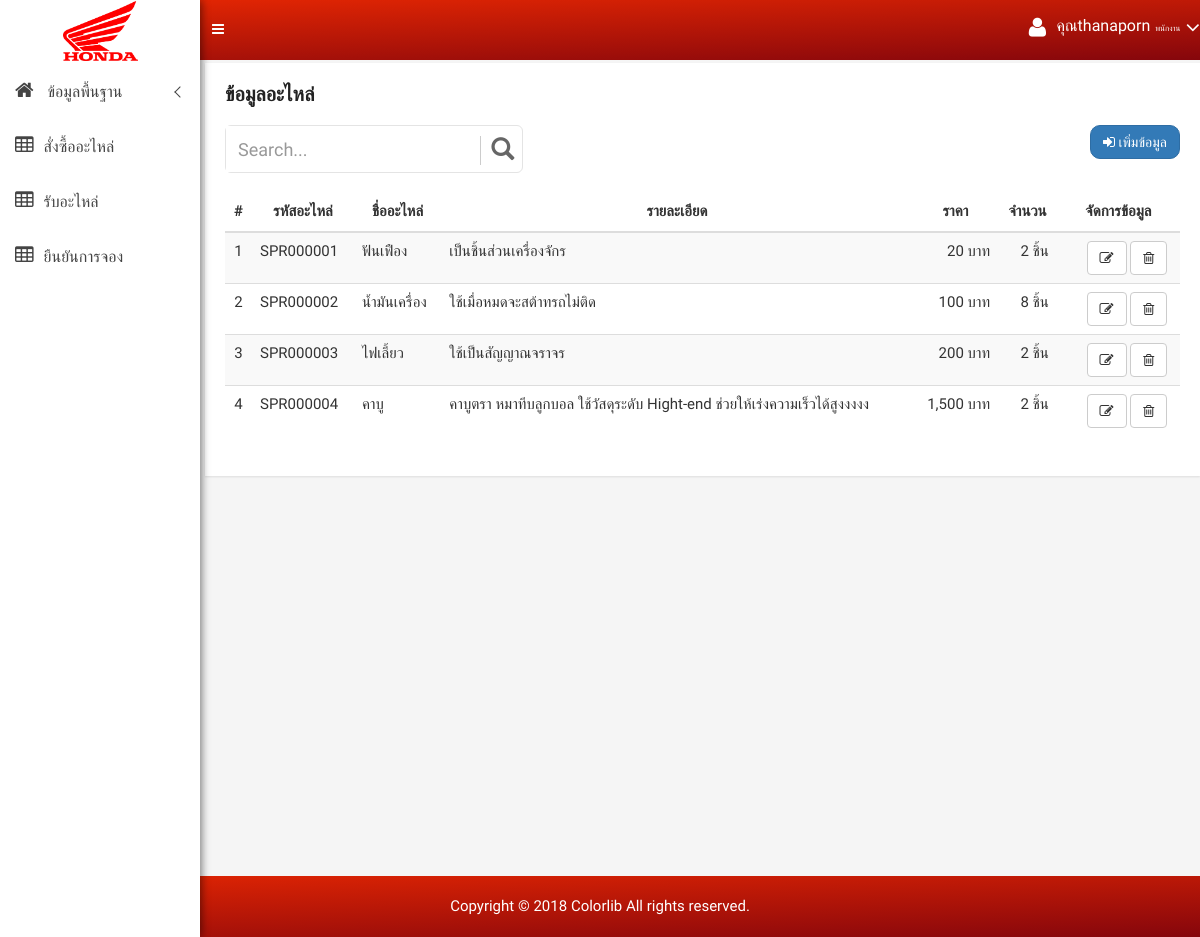
The app's page /spareparts_list.php (signed in), older data.
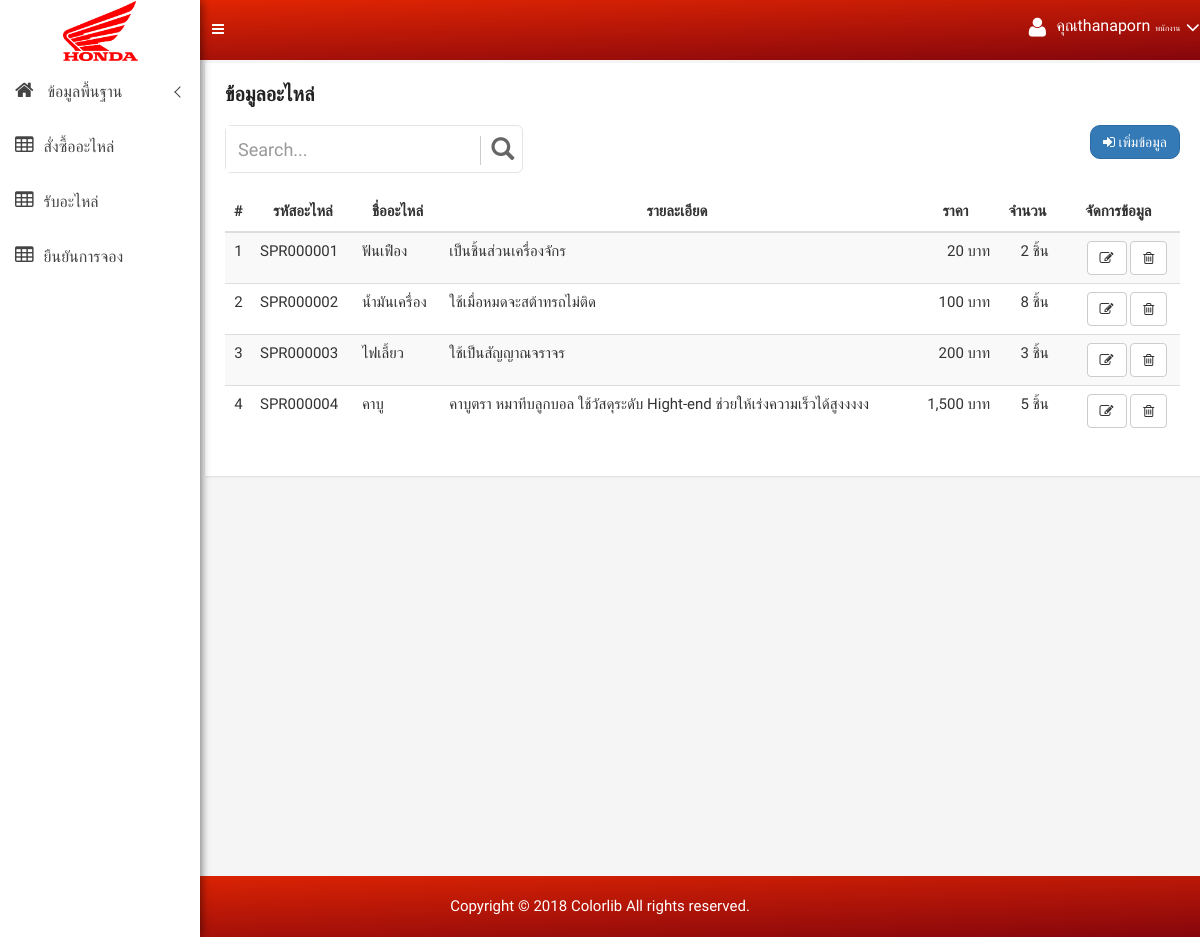
The same page, newer data.
### tables this page shows
CREATE TABLE `spareparts` (
  `sp_id` varchar(30) NOT NULL,
  `sp_name` varchar(30) DEFAULT NULL,
  `sp_description` text,
  `sp_price` varchar(30) DEFAULT NULL,
  `sp_num` varchar(30) DEFAULT NULL,
  PRIMARY KEY (`sp_id`)
);

### spareparts_list.php (the view)
<?php include "sitebar.php"; ?>
<?php include "header.php"; ?>
<div class="container-fluid">
    <div class="product-status-wrap">
        <h4>ข้อมูลอะไหล่</h4>
        <div class="row">
            <div class="col-md-4">
                <div id="custom-search-input" >
                    <form method="GET"  name="frmSearch">
                        <div class="input-group col-md-12">
                            <input type="text" class="form-control input-lg" name="search" value="<?=$_GET['search']?>" placeholder="Search..." />
                            <span class="input-group-btn">
                            <button class="btn btn-info btn-lg" type="submit">
                                <i class="glyphicon glyphicon-search"></i>
                            </button>
                        </span>
                        </div>
                    </form>
                </div>
            </div>
            <div class="col-md-8">
                <div class="pull-right">
                    <a data-toggle="tooltip" href="spareparts_form.php" class="btn btn-primary btn-custon-rounded-two" data-original-title="เพิ่มข้อมูล">
                        <i class="fa fa-sign-in "></i> เพิ่มข้อมูล
                    </a>
                </div>
            </div>
        </div><div class="clearfix"></div><br>
        <div class="row">
            <div class="col-md-12">
                <table class="table table-striped table-hover">
                    <thead>
                    <tr>
                        <th class="text-center">#</th>
                        <th class="text-center">รหัสอะไหล่</th>
                        <th class="text-center">ชื่ออะไหล่</th>
                        <th class="text-center">รายละเอียด</th>
                        <th class="text-center">ราคา</th>
                        <th class="text-center">จำนวน</th>
                        <th class="text-center">จัดการข้อมูล</th>
                    </tr>
                    </thead>
                    <tbody>
                    <?php
                    $n = 0;
                    if (isset($_GET['search'])) {
                        $sql = "select * from spareparts where  sp_id like '%" . $_GET['search'] . "%'
                            or sp_name like '%" . $_GET['search'] . "%'
                            or sp_description like '%" . $_GET['search'] . "%'
                            or sp_price like '%" . $_GET['search'] . "%'
                            order by sp_id asc";
                    } else {
                        $sql = "select * from spareparts order by sp_id asc";
                    }
                    $query = mysqli_query($connect, $sql);
                    $row = mysqli_num_rows($query);
                    if ($row > 0 ) {
                        while ($array = mysqli_fetch_array($query)) {
                            $n++;
                            ?>
                            <tr>
                                <td class="text-center" scope="row"><?= $n; ?></td>
                                <td><?= $array['sp_id'] ?></td>
                                <td><?= $array['sp_name'] ?></td>
                                <td><?= $array['sp_description'] ?></td>
                                <td class="text-right"><?= number_format($array['sp_price']) ?> บาท</td>
                                <td class="text-right"><?= number_format($array['sp_num']) ?> ชิ้น</td>
                                <td class="text-center" style="padding-left: 25px">
                                    <a data-toggle="tooltip" href="spareparts_form.php?mode=edit&id=<?= $array['sp_id'] ?>" class="btn btn-default" data-original-title="Edit"><i class="fa fa-pencil-square-o" aria-hidden="true"></i></a>
                                    <a data-toggle="tooltip" href="spareparts_save.php?mode=delete&id=<?= $array['sp_id'] ?>" onclick="return confirm('คุณต้องการลบข้อมูลนี่ ? ')" class="btn btn-default" data-original-title="Trash"><i class="fa fa-trash-o" aria-hidden="true"></i></a>
                                </td>
                            </tr>
                            <?php
                        }
                    } else {
                        ?>
                        <tr>
                            <th style="text-align: center;color: red;" colspan="7"> ไม่พบข้อมูล</th>
                        </tr>
                        <?php
                    }
                    ?>
                    </tbody>
                </table>
            </div>
        </div>
    </div>
</div>
<br><br><br><br><br><br><br><br><br><br><br><br><br><br><br><br><br><br><br><br>
<?php include "footer.php"; ?>

Row changes from the older to the newer data that the page shows:
changed spareparts "SPR000003": sp_num "2" → "3"
changed spareparts "SPR000004": sp_num "2" → "5"
